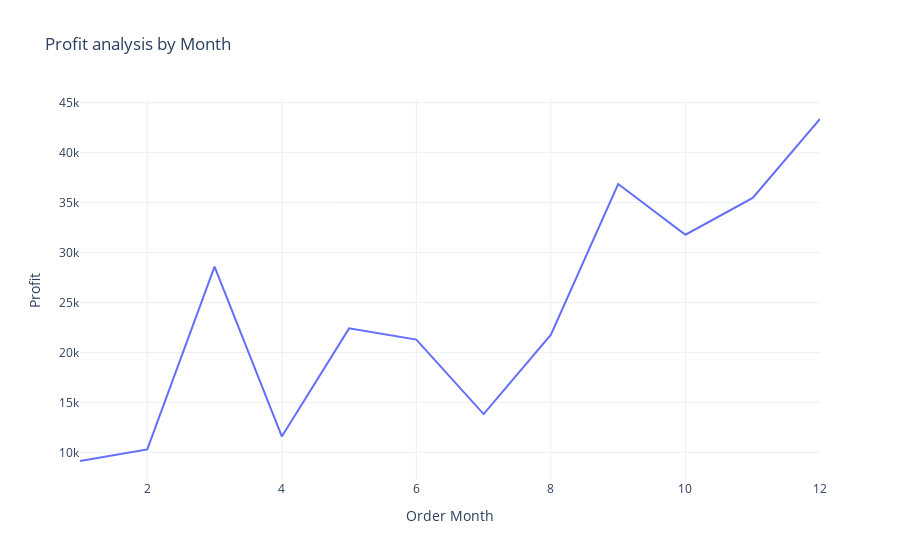

Source (notebook cell):
### Code cell
fig = px.line(profit_by_month,
              x='Order Month',
              y = 'Profit',
              title = 'Profit analysis by Month')
fig.show()

### Figure 1 — Plotly figure (JSON) as saved in the notebook; plotly's stock layout.template omitted (floating-point values rounded to 4 significant figures)
{"data": [{"hovertemplate": "Order Month=%{x}<br>Profit=%{y}<extra></extra>", "legendgroup": "", "line": {"color": "#636efa", "dash": "solid"}, "marker": {"symbol": "circle"}, "mode": "lines", "name": "", "orientation": "v", "showlegend": false, "type": "scatter", "x": [1, 2, 3, 4, 5, 6, 7, 8, 9, 10, 11, 12], "xaxis": "x", "y": [9134.0, 10290.0, 28590.0, 11590.0, 22410.0, 21290.0, 13830.0, 21780.0, 36860.0, 31780.0, 35470.0, 43370.0], "yaxis": "y"}], "layout": {"autosize": true, "legend": {"tracegroupgap": 0}, "title": {"text": "Profit analysis by Month"}, "xaxis": {"anchor": "y", "autorange": true, "domain": [0, 1], "range": [1, 12], "title": {"text": "Order Month"}, "type": "linear"}, "yaxis": {"anchor": "x", "autorange": true, "domain": [0, 1], "range": [7233.0, 45270.0], "title": {"text": "Profit"}, "type": "linear"}}}
